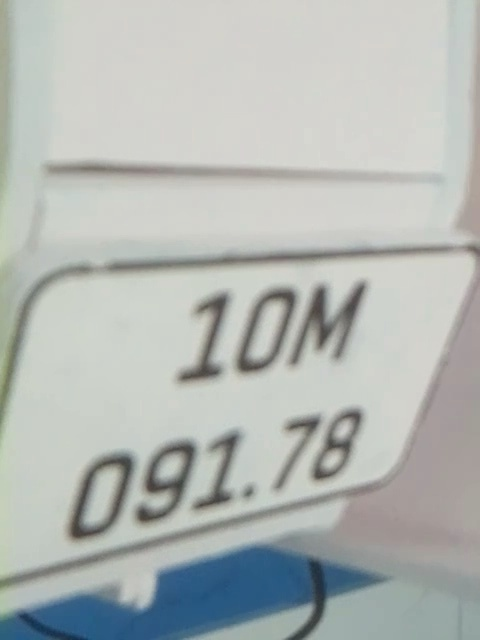
#> input picture train/train/img_1260.jpg, 480 x 640 px; its folder holds 4 pictures in this run
$ python rotate_train.py
#> lines starting #> are read from the running program, lines starting #| are printed output that depends on the picture
import cv2
from os import listdir

src = "./train/"

for im in listdir(src):
    link = src + im
    img = cv2.imread(link)
#> img is the input picture: shape (640, 480, 3); mean B, G, R 180.7, 184, 179.2
    img = cv2.rotate(img, cv2.ROTATE_90_CLOCKWISE)
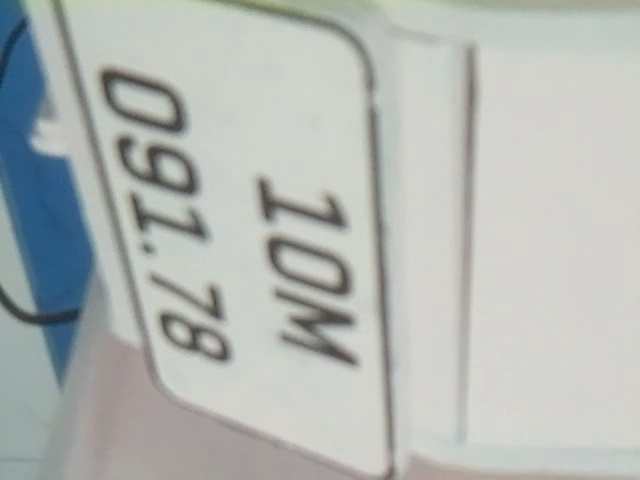
#> img: shape (480, 640, 3); mean B, G, R 180.7, 184, 179.2
    cv2.imwrite(link, img)
#> pass 2 of the loop `for im in listdir(src):`:
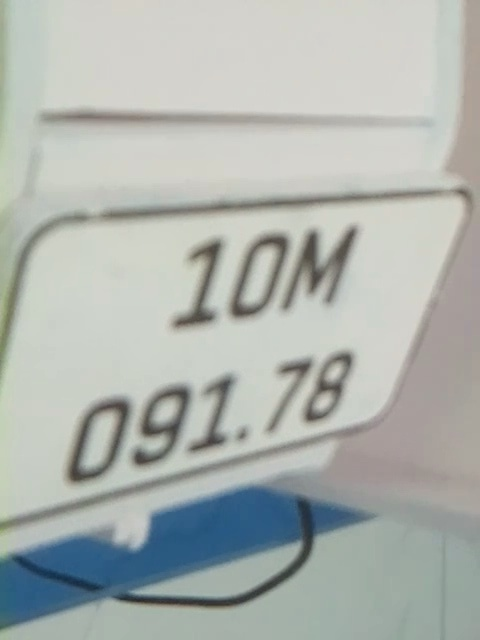
#> input picture train/train/img_1290.jpg, 480 x 640 px
#> img is the input picture: shape (640, 480, 3); mean B, G, R 175.3, 179.8, 174.3
#> `img = cv2.rotate(img, cv2.ROTATE_90_CLOCKWISE)`:
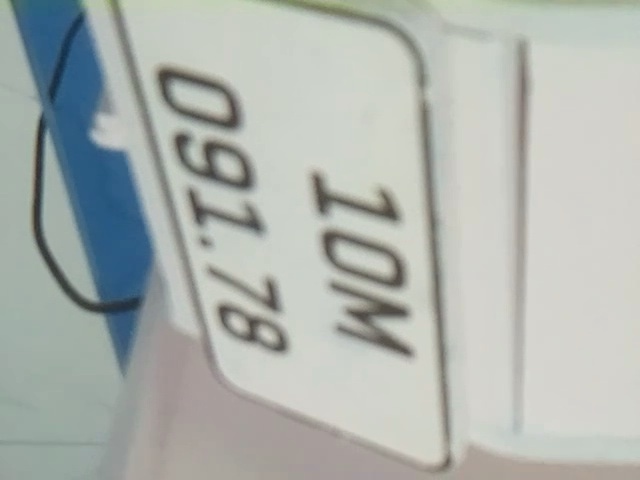
#> img: shape (480, 640, 3); mean B, G, R 175.3, 179.8, 174.3
#> pass 3 of the loop `for im in listdir(src):`:
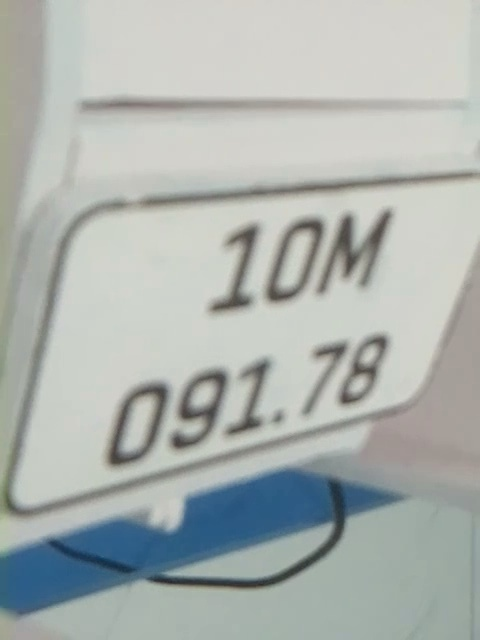
#> input picture train/train/img_1320.jpg, 480 x 640 px
#> img is the input picture: shape (640, 480, 3); mean B, G, R 175.3, 178.7, 172.7
#> `img = cv2.rotate(img, cv2.ROTATE_90_CLOCKWISE)`:
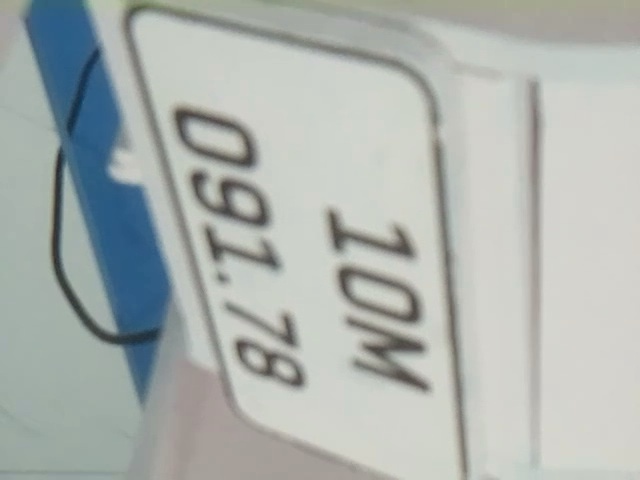
#> img: shape (480, 640, 3); mean B, G, R 175.3, 178.7, 172.7
#> the loop made 4 passes; the first 3 are shown
